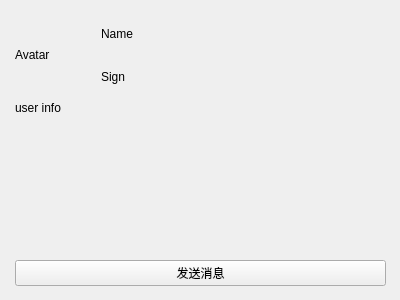
<?xml version="1.0" encoding="UTF-8"?>
<ui version="4.0">
 <class>UserInfoWidget</class>
 <widget class="QWidget" name="UserInfoWidget">
  <property name="geometry">
   <rect>
    <x>0</x>
    <y>0</y>
    <width>400</width>
    <height>300</height>
   </rect>
  </property>
  <property name="sizePolicy">
   <sizepolicy hsizetype="Fixed" vsizetype="Fixed">
    <horstretch>0</horstretch>
    <verstretch>0</verstretch>
   </sizepolicy>
  </property>
  <property name="windowTitle">
   <string>Form</string>
  </property>
  <widget class="QWidget" name="verticalLayoutWidget">
   <property name="geometry">
    <rect>
     <x>10</x>
     <y>10</y>
     <width>381</width>
     <height>281</height>
    </rect>
   </property>
   <layout class="QVBoxLayout" name="verticalLayout">
    <property name="leftMargin">
     <number>5</number>
    </property>
    <property name="topMargin">
     <number>5</number>
    </property>
    <property name="rightMargin">
     <number>5</number>
    </property>
    <property name="bottomMargin">
     <number>5</number>
    </property>
    <item>
     <layout class="QHBoxLayout" name="horizontalLayout">
      <item>
       <widget class="QLabel" name="avatar_label">
        <property name="sizePolicy">
         <sizepolicy hsizetype="Fixed" vsizetype="Fixed">
          <horstretch>0</horstretch>
          <verstretch>0</verstretch>
         </sizepolicy>
        </property>
        <property name="minimumSize">
         <size>
          <width>80</width>
          <height>80</height>
         </size>
        </property>
        <property name="maximumSize">
         <size>
          <width>80</width>
          <height>80</height>
         </size>
        </property>
        <property name="text">
         <string>Avatar</string>
        </property>
       </widget>
      </item>
      <item>
       <layout class="QVBoxLayout" name="verticalLayout_2">
        <item>
         <widget class="QLabel" name="name_label">
          <property name="text">
           <string>Name</string>
          </property>
         </widget>
        </item>
        <item>
         <widget class="QLabel" name="personal_sign_label">
          <property name="text">
           <string>Sign</string>
          </property>
         </widget>
        </item>
       </layout>
      </item>
     </layout>
    </item>
    <item>
     <layout class="QHBoxLayout" name="horizontalLayout_2">
      <item>
       <widget class="QLabel" name="userinfo_label">
        <property name="text">
         <string>user info</string>
        </property>
       </widget>
      </item>
     </layout>
    </item>
    <item>
     <spacer name="verticalSpacer">
      <property name="orientation">
       <enum>Qt::Orientation::Vertical</enum>
      </property>
      <property name="sizeHint" stdset="0">
       <size>
        <width>20</width>
        <height>40</height>
       </size>
      </property>
     </spacer>
    </item>
    <item>
     <layout class="QHBoxLayout" name="horizontalLayout_3">
      <item>
       <widget class="QPushButton" name="user_send_btn">
        <property name="text">
         <string>发送消息</string>
        </property>
       </widget>
      </item>
     </layout>
    </item>
   </layout>
  </widget>
 </widget>
 <resources/>
 <connections/>
</ui>
